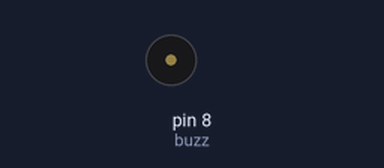
A sketch run on a simulated Arduino Uno, built with avr-gcc and run on an emulated ATmega328P. On the bench: buzzer (waves = sounding).

Above: at 0.3 s.
At 32.4 s:
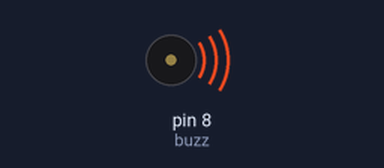
Timing chart, 0 to 33.2 s (numbered marks = the images above):
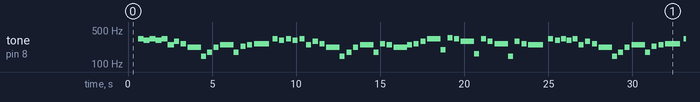

Measured:
- by itself, tone on pin 8 (buzz): plays 329 Hz for 0.35 s, 311 Hz for 0.35 s, 329 Hz for 0.35 s, 311 Hz for 0.35 s, 329 Hz for 0.35 s, 246 Hz for 0.40 s … (226 notes in this stretch)

The sketch:

FurEliseBeethoven.ino
```cpp
//int speakerPin = buzz;
//
//char notes[] = "EDEDEbDCaceabegbCeEDEDEbDCaceabeCbaEDEDEbDCaceabegbCeEDEDEbDCaceabeCbabCDEgFEDfEDCeDCbeEeEDEDEDEDEDEDEbDCaceabegbCeEDEDEbDCaceabeCba";
//
////              E D E D E b D C a c e a b e g b C e E D|E D E b D C a c e a b e C b a E D E D E b D C|a c e a b e g b C e E D E D E b D C a c e a|b e C b a b C D E g F E D f E D C e D C|b e E e E D E D E D E D E D E D E b D C a c e a b e g b C e E D E D E b D C a c e a b e C b a
//int beats[] = { 1,1,1,1,1,1,1,1,3,1,1,1,3,1,1,1,3,1,1,1,1,1,1,1,1,1,3,1,1,1,3,1,1,1,3,1,1,1,1,1,1,1,1,3,1,1,1,3,1,1,1,3,1,1,1,1,1,1,1,1,1,3,1,1,1,3,1,1,1,3,1,1,1,2,1,1,1,2,1,1,1,2,1,1,1,3,1,5,1,1,1,1,1,1,1,1,1,1,1,1,1,1,1,1,1,3,1,1,1,3,1,1,1,3,1,1,1,1,1,1,1,1,1,3,1,1,1,3,1,1,1,6};
//int tempo = 175;
//
//void playTone(int tone, int duration) {
//  for (long i = 0; i < duration * 800LL; i += tone * 2) {
//    digitalWrite(speakerPin, HIGH);
//    delayMicroseconds(tone);
//    digitalWrite(speakerPin, LOW);
//    delayMicroseconds(tone);
//  }
//}
//
//void playNote(char note, int duration) {
//  char names[] = {'c','d','e','f','g','a','b','C', 'D', 'E', 'F', 'G', 'A', 'B', 'U'};
//  int tones[] = {3buzz22,3424,3033,2buzz64,2551,2272,2024, 1915, 1700, 1519, 1432, 1275, 1136, buzz14, 956};
//
//// play the tone corresponding to the note name
//  for (int i = 0; i < sizeof(tones); i++) {
//    if (names[i] == note) {
//      playTone(tones[i], duration);
//    }
//  }
//}
//
//void setup() {
//  pinMode(speakerPin, OUTPUT);
//}
//void loop() {
//  for (int i = 0; i < sizeof(notes); i++) {
//    if (notes[i] == ' ') {
//      delay(beats[i] * tempo); // rest
//    } else {
//      playNote(notes[i], beats[i] * tempo);
//    }
//    // pause between notes
//    delay(tempo / 2);
//    if (i == sizeof(notes)-1){
//      delay(80000);
//    }
//  }
//}
int buzz = 8;
int tempo1 = 350;
int tempo2 = 400;
int tempo3 = 800;
int tempo4 = 300;

void setup() {
  pinMode(buzz, OUTPUT);
}

void loop() {
  // play e4
  delay(600);
  tone(buzz, 329.63);
  delay(tempo1);
  // play d4#
  tone(buzz, 311.13);
  delay(tempo1);
  // play e4
  tone( buzz, 329.63);
  delay(tempo1);
  // play d4#
  tone( buzz, 311.13);
  delay(tempo1);
  // play e4
  tone(buzz, 329.63);
  delay(tempo1);
  // play b3
  tone( buzz, 246.94);
  delay(tempo2);
  // play d4
  tone(buzz, 293.66, 300);
  delay(tempo2);
  // play c4
  tone(buzz, 261.63, 300);
  delay(tempo2);
  // play a3
  tone(buzz, 220, 900);
  delay(tempo3);
  // play d3
  tone(buzz, 146.83, 300);
  delay(tempo1);
  //play f3
  tone(buzz, 174.61, 300);
  delay(tempo2);
  //play a3
  tone(buzz, 220, 300);
  delay(tempo2);
  // play b3
  tone(buzz, 246.94, 900);
  delay(tempo3);
  // play f3
  tone(buzz, 174.61, 300);
  delay(tempo2);
  // play a3#
  tone(buzz, 233.08, 300);
  delay(tempo2);
  // play b3
  tone(buzz, 246.94, 300);
  delay(tempo2);
  // play c4
  tone(buzz, 261.63, 900);
  delay(tempo3);
  delay(tempo4);
  // play e4
  tone(buzz, 329.63, 300);
  delay(tempo2);
  // play d4#
  tone(buzz, 311.13, 300);
  delay(tempo2);
  // play e4
  tone(buzz, 329.63, 300);
  delay(tempo2);
  // play d4#
  tone(buzz, 311.13, 300);
  delay(tempo2);
  // play e4
  tone(buzz, 329.63, 300);
  delay(tempo2);
  // play b3
  tone(buzz, 246.94, 300);
  delay(tempo2);
  // play d4
  tone(buzz, 293.66, 300);
  delay(tempo2);
  // play c4
  tone(buzz, 261.63, 300);
  delay(tempo2);
  // play a3
  tone(buzz, 220, 900);
  delay(tempo3);
  // play d3
  tone(buzz, 146.83, 300);
  delay(tempo2);
  // play f3
  tone(buzz, 174.61, 300);
  delay(tempo2);
  // play a3
  tone(buzz, 220, 300);
  delay(tempo2);
  // play b3
  tone(buzz, 246.94, 900);
  delay(tempo3);
  // play f3
  tone(buzz, 174.61, 300);
  delay(tempo2);
  // play c4
  tone(buzz, 261.63, 300);
  delay(tempo2);
  // play b3
  tone(buzz, 246.94, 300);
  delay(tempo2);
  // play a3
  tone(buzz, 220, 900);
  delay(tempo3);
  // play b3
  tone(buzz, 246.94, 300);
  delay(tempo2);
  // play c4
  tone(buzz, 261.63, 300);
  delay(tempo2);
  // play d4
  tone(buzz, 293.66, 300);
  delay(tempo2);
  // play e4
  tone(buzz, 329.63, 900);
  delay(tempo3);
  // play g3
  tone(buzz, 196, 300);
  delay(tempo2);
  // play f4
  tone(buzz, 349.23, 300);
  delay(tempo2);
  //play e4
  tone(buzz, 329.23, 300);
  delay(tempo2);
  // play d4
  tone(buzz, 293.63, 900);
  delay(tempo3);
  // play e3
  tone(buzz, 164.81, 300);
  delay(tempo2);
  // play e4
  tone(buzz, 329.63, 300);
  delay(tempo2);
  // play d4
  tone(buzz, 293.63, 300);
  delay(tempo2);
  // play c4
  tone(buzz, 261.63, 900);
  delay(tempo3);
  // play d3
  tone(buzz, 146.83, 300);
  delay(tempo2);
  // play d4
  tone(buzz, 293.63, 300);
  delay(tempo2);
  // play c4
  tone(buzz, 261.63, 300);
  delay(tempo2);
  // play b3
  tone(buzz, 246.94, 900);
  delay(tempo3);
  delay(tempo2);
  // play e4
  tone(buzz, 329.63, 300);
  delay(tempo2);
  // play d4#
  tone(buzz, 311.13, 300);
  delay(tempo1);
  // play e4
  tone( buzz, 329.63, 300);
  delay(tempo1);
  // play d4#
  tone( buzz, 311.13, 300);
  delay(tempo1);
  // play e4
  tone(buzz, 329.63, 300);
  delay(tempo1);
  // play b3
  tone( buzz, 246.94, 300);
  delay(tempo2);
  // play d4
  tone(buzz, 293.66, 300);
  delay(tempo2);
  // play c4
  tone(buzz, 261.63, 300);
  delay(tempo2);
  // play a3
  tone(buzz, 220, 900);
  delay(tempo3);
  // play d3
  tone(buzz, 146.83, 300);
  delay(tempo1);
  //play f3
  tone(buzz, 174.61, 300);
  delay(tempo2);
  //play a3
  tone(buzz, 220, 300);
  delay(tempo2);
  // play b3
  tone(buzz, 246.94, 900);
  delay(tempo3);
  // play f3
  tone(buzz, 174.61, 300);
  delay(tempo2);
  // play a3
  tone(buzz, 233.08, 300);
  delay(tempo2);
  // play b3
  tone(buzz, 246.94, 300);
  delay(tempo2);
  // play c4
  tone(buzz, 261.63, 900);
  delay(tempo3);
  delay(tempo4);
  // play e4
  tone(buzz, 329.63, 300);
  delay(tempo2);
  // play d4#
  tone(buzz, 311.13, 300);
  delay(tempo2);
  // play e4
  tone(buzz, 329.63, 300);
  delay(tempo2);
  // play d4#
  tone(buzz, 311.13, 300);
  delay(tempo2);
  // play e4
  tone(buzz, 329.63, 300);
  delay(tempo2);
  // play b3
  tone(buzz, 246.94, 300);
  delay(tempo2);
  // play d4
  tone(buzz, 293.66, 300);
  delay(tempo2);
  // play c4
  tone(buzz, 261.63, 300);
  delay(tempo2);
  // play a3
  tone(buzz, 220, 900);
  delay(tempo3);
  // play d3
  tone(buzz, 146.83, 300);
  delay(tempo2);
  // play f3
  tone(buzz, 174.61, 300);
  delay(tempo2);
  // play a3
  tone(buzz, 220, 300);
  delay(tempo2);
  // play b3
  tone(buzz, 246.94, 900);
  delay(tempo3);
  // play f3
  tone(buzz, 174.61, 300);
  delay(tempo2);
  // play c4
  tone(buzz, 261.63, 300);
  delay(tempo2);
  // play b3
  tone(buzz, 246.94, 300);
  delay(tempo2);
  // play a3
  tone(buzz, 220, 900);
  delay(tempo3);
  delay(10000);
}
```
